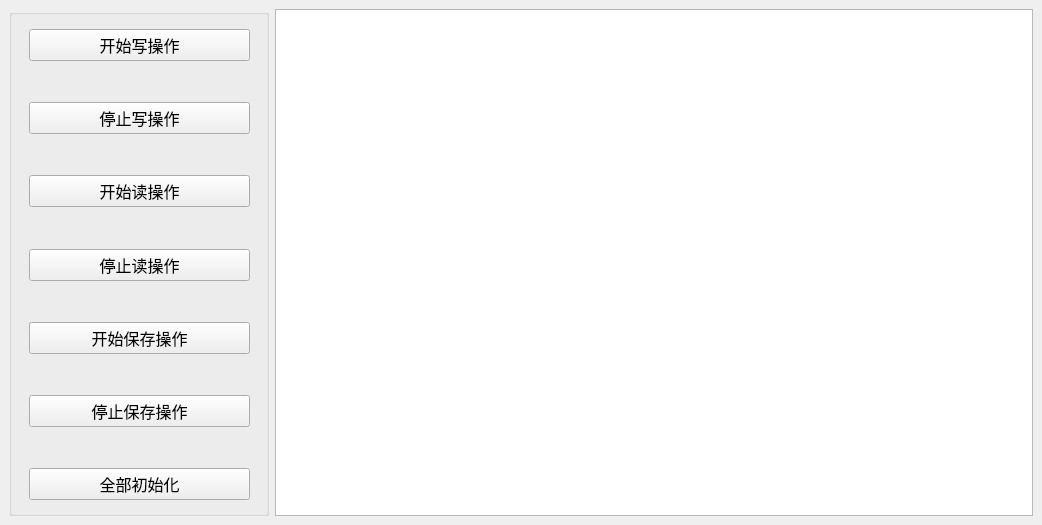
<?xml version="1.0" encoding="UTF-8"?>
<ui version="4.0">
 <class>TestQReadWriteLockBase</class>
 <widget class="QMainWindow" name="TestQReadWriteLockBase">
  <property name="geometry">
   <rect>
    <x>0</x>
    <y>0</y>
    <width>1042</width>
    <height>525</height>
   </rect>
  </property>
  <property name="font">
   <font>
    <family>Times New Roman</family>
    <pointsize>12</pointsize>
   </font>
  </property>
  <property name="windowTitle">
   <string>TestQReadWriteLockBase</string>
  </property>
  <widget class="QWidget" name="centralwidget">
   <layout class="QGridLayout" name="gridLayout">
    <item row="0" column="0">
     <widget class="QGroupBox" name="groupBox">
      <property name="minimumSize">
       <size>
        <width>260</width>
        <height>440</height>
       </size>
      </property>
      <property name="title">
       <string/>
      </property>
      <widget class="QWidget" name="">
       <property name="geometry">
        <rect>
         <x>20</x>
         <y>20</y>
         <width>221</width>
         <height>471</height>
        </rect>
       </property>
       <layout class="QVBoxLayout" name="verticalLayout">
        <item>
         <widget class="QPushButton" name="pushButton_2">
          <property name="text">
           <string>开始写操作</string>
          </property>
         </widget>
        </item>
        <item>
         <spacer name="verticalSpacer">
          <property name="orientation">
           <enum>Qt::Vertical</enum>
          </property>
          <property name="sizeHint" stdset="0">
           <size>
            <width>20</width>
            <height>40</height>
           </size>
          </property>
         </spacer>
        </item>
        <item>
         <widget class="QPushButton" name="pushButton_3">
          <property name="text">
           <string>停止写操作</string>
          </property>
         </widget>
        </item>
        <item>
         <spacer name="verticalSpacer_2">
          <property name="orientation">
           <enum>Qt::Vertical</enum>
          </property>
          <property name="sizeHint" stdset="0">
           <size>
            <width>20</width>
            <height>40</height>
           </size>
          </property>
         </spacer>
        </item>
        <item>
         <widget class="QPushButton" name="pushButton">
          <property name="text">
           <string>开始读操作</string>
          </property>
         </widget>
        </item>
        <item>
         <spacer name="verticalSpacer_3">
          <property name="orientation">
           <enum>Qt::Vertical</enum>
          </property>
          <property name="sizeHint" stdset="0">
           <size>
            <width>20</width>
            <height>40</height>
           </size>
          </property>
         </spacer>
        </item>
        <item>
         <widget class="QPushButton" name="pushButton_4">
          <property name="text">
           <string>停止读操作</string>
          </property>
         </widget>
        </item>
        <item>
         <spacer name="verticalSpacer_4">
          <property name="orientation">
           <enum>Qt::Vertical</enum>
          </property>
          <property name="sizeHint" stdset="0">
           <size>
            <width>20</width>
            <height>40</height>
           </size>
          </property>
         </spacer>
        </item>
        <item>
         <widget class="QPushButton" name="pushButton_5">
          <property name="text">
           <string>开始保存操作</string>
          </property>
         </widget>
        </item>
        <item>
         <spacer name="verticalSpacer_5">
          <property name="orientation">
           <enum>Qt::Vertical</enum>
          </property>
          <property name="sizeHint" stdset="0">
           <size>
            <width>20</width>
            <height>40</height>
           </size>
          </property>
         </spacer>
        </item>
        <item>
         <widget class="QPushButton" name="pushButton_6">
          <property name="text">
           <string>停止保存操作</string>
          </property>
         </widget>
        </item>
        <item>
         <spacer name="verticalSpacer_6">
          <property name="orientation">
           <enum>Qt::Vertical</enum>
          </property>
          <property name="sizeHint" stdset="0">
           <size>
            <width>20</width>
            <height>40</height>
           </size>
          </property>
         </spacer>
        </item>
        <item>
         <widget class="QPushButton" name="pushButton_7">
          <property name="text">
           <string>全部初始化</string>
          </property>
         </widget>
        </item>
       </layout>
      </widget>
     </widget>
    </item>
    <item row="0" column="1">
     <widget class="QPlainTextEdit" name="plainTextEdit">
      <property name="minimumSize">
       <size>
        <width>710</width>
        <height>430</height>
       </size>
      </property>
     </widget>
    </item>
   </layout>
  </widget>
 </widget>
 <resources/>
 <connections/>
</ui>
